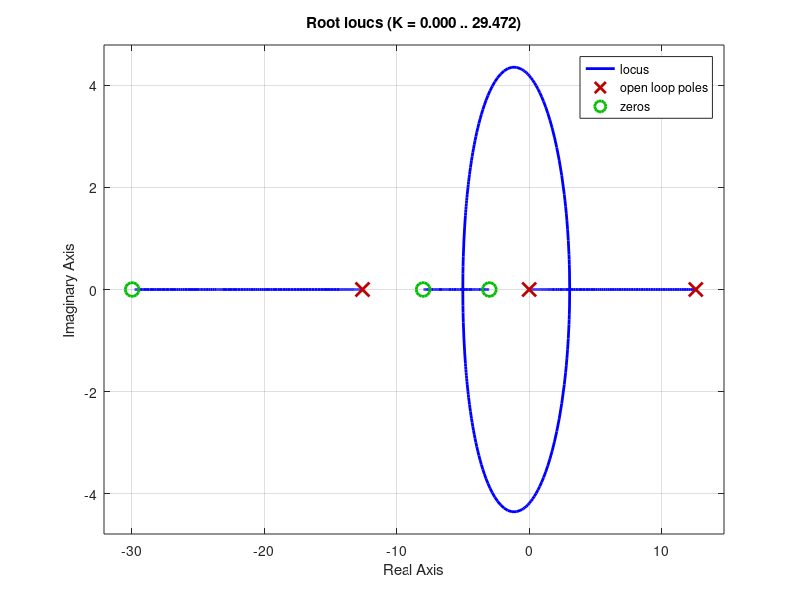

Reproduce this figure in MATLAB. (Note: this script raises an error after producing the figure.)
clear all;
close all
clc;

g = 9.81;
c = .01;
a = .05;
hbike = .04;
hbal = .15;
mbike = 0.2;
mbal = 0.05;
hNew = (mbike*hbike+mbal*hbal)/(mbike+mbal)
U = 1.5; %speed of microbike
lambda = 1.0;
b = 0.15;
s = tf('s');
G = minreal(sin(lambda)/b* (a/hNew*U*s + U^2/hNew - g*a*c/(hNew*U))/(s^2-g/hNew))
% Cstar = 1;%(s+.15+1.4j)*(s+.15-1.4j)/s;
z1 = 3;
z2 = 8;
Cstar = (s+z1)*(s+z2)/s

% Cstar = (s+25)*(s+20)/s
figure
rlocus(G*Cstar)
% hold on
wnservo = 23;
zservo = 1;
Gservo = wnservo^2/(s^2+2*zservo*wnservo*s+wnservo^2);

figure
rlocus(G*Cstar,G*Cstar*Gservo)
hold on

Klocus = 0.22
Kd = Klocus
Kp = (z1+z2)*Klocus
Ki = z1*z2*Klocus

Gcl = minreal(Klocus*Cstar*Gservo*G/(1+Klocus*Cstar*Gservo*G))

[num,den] = tfdata(Gcl,'v');
real(roots(den))
plot(real(roots(den)),imag(roots(den)),'k*')
legend('no actuator','with actuator dynamics','cl eigs')

figure
step(Gcl*1/(.25*s+1))
